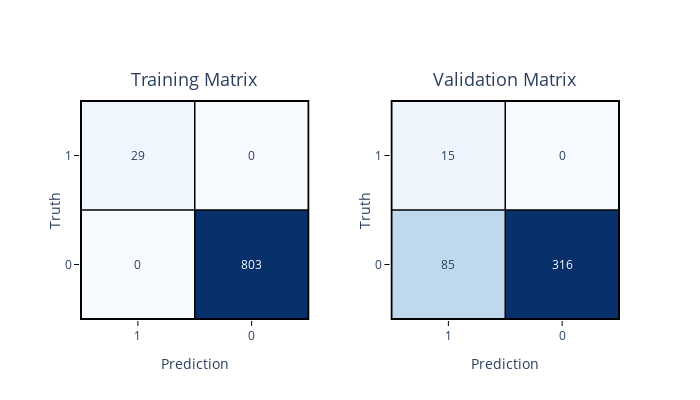

The notebook cell this image was saved under:
### Code cell
from eppi_text_classification import binary_train_valid_confusion_plotly

binary_train_valid_confusion_plotly(
    y_train,
    y_train_pred,
    y_test,
    y_test_pred,
    postive_label="Included",
    negative_label="Excluded",
)

### Figure 1 — Plotly figure (JSON) as saved in the notebook; plotly's stock layout.template omitted (floating-point values rounded to 4 significant figures)
{"data": [{"colorscale": [[0, "rgb(247,251,255)"], [0.125, "rgb(222,235,247)"], [0.25, "rgb(198,219,239)"], [0.375, "rgb(158,202,225)"], [0.5, "rgb(107,174,214)"], [0.625, "rgb(66,146,198)"], [0.75, "rgb(33,113,181)"], [0.875, "rgb(8,81,156)"], [1, "rgb(8,48,107)"]], "hoverinfo": "text", "showscale": false, "text": [["Truth: Excluded<br>Prediction: Included<br>Total: 0", "Truth: Excluded<br>Prediction: Excluded<br>Total: 803"], ["Truth: Included<br>Prediction: Included<br>Total: 29", "Truth: Included<br>Prediction: Excluded<br>Total: 0"]], "type": "heatmap", "x": ["0", "1"], "xaxis": "x", "y": ["0", "1"], "yaxis": "y", "z": [[0, 803], [29, 0]]}, {"colorscale": [[0, "rgb(247,251,255)"], [0.125, "rgb(222,235,247)"], [0.25, "rgb(198,219,239)"], [0.375, "rgb(158,202,225)"], [0.5, "rgb(107,174,214)"], [0.625, "rgb(66,146,198)"], [0.75, "rgb(33,113,181)"], [0.875, "rgb(8,81,156)"], [1, "rgb(8,48,107)"]], "hoverinfo": "text", "showscale": false, "text": [["Truth: Excluded<br>Prediction: Included<br>Total: 85", "Truth: Excluded<br>Prediction: Excluded<br>Total: 316"], ["Truth: Included<br>Prediction: Included<br>Total: 15", "Truth: Included<br>Prediction: Excluded<br>Total: 0"]], "type": "heatmap", "x": ["0", "1"], "xaxis": "x2", "y": ["0", "1"], "yaxis": "y2", "z": [[85, 316], [15, 0]]}], "layout": {"annotations": [{"font": {"size": 18}, "showarrow": false, "text": "Training Matrix", "x": 0.2125, "xanchor": "center", "xref": "paper", "y": 1.03, "yanchor": "bottom", "yref": "paper"}, {"font": {"size": 18}, "showarrow": false, "text": "Validation Matrix", "x": 0.7875, "xanchor": "center", "xref": "paper", "y": 1.03, "yanchor": "bottom", "yref": "paper"}, {"font": {"color": "dark blue"}, "showarrow": false, "text": "0", "x": "0", "xref": "x", "y": "0", "yref": "y"}, {"font": {"color": "white"}, "showarrow": false, "text": "803", "x": "1", "xref": "x", "y": "0", "yref": "y"}, {"font": {"color": "dark blue"}, "showarrow": false, "text": "29", "x": "0", "xref": "x", "y": "1", "yref": "y"}, {"font": {"color": "dark blue"}, "showarrow": false, "text": "0", "x": "1", "xref": "x", "y": "1", "yref": "y"}, {"font": {"color": "dark blue"}, "showarrow": false, "text": "85", "x": "0", "xref": "x2", "y": "0", "yref": "y2"}, {"font": {"color": "white"}, "showarrow": false, "text": "316", "x": "1", "xref": "x2", "y": "0", "yref": "y2"}, {"font": {"color": "dark blue"}, "showarrow": false, "text": "15", "x": "0", "xref": "x2", "y": "1", "yref": "y2"}, {"font": {"color": "dark blue"}, "showarrow": false, "text": "0", "x": "1", "xref": "x2", "y": "1", "yref": "y2"}], "autosize": false, "height": 400, "shapes": [{"line": {"color": "black", "width": 2}, "type": "rect", "x0": -0.5, "x1": 1.5, "xref": "x", "y0": -0.5, "y1": 1.5, "yref": "y"}, {"line": {"color": "black", "width": 1.5}, "type": "line", "x0": -0.5, "x1": 1.5, "xref": "x", "y0": 0.5, "y1": 0.5, "yref": "y"}, {"line": {"color": "black", "width": 1.5}, "type": "line", "x0": 0.5, "x1": 0.5, "xref": "x", "y0": -0.5, "y1": 1.5, "yref": "y"}, {"line": {"color": "black", "width": 2}, "type": "rect", "x0": -0.5, "x1": 1.5, "xref": "x2", "y0": -0.5, "y1": 1.5, "yref": "y2"}, {"line": {"color": "black", "width": 1.5}, "type": "line", "x0": -0.5, "x1": 1.5, "xref": "x2", "y0": 0.5, "y1": 0.5, "yref": "y2"}, {"line": {"color": "black", "width": 1.5}, "type": "line", "x0": 0.5, "x1": 0.5, "xref": "x2", "y0": -0.5, "y1": 1.5, "yref": "y2"}], "width": 700, "xaxis": {"anchor": "y", "domain": [0, 0.425], "mirror": true, "tickcolor": "black", "ticklen": 5, "tickmode": "array", "ticks": "outside", "ticktext": ["1", "0"], "tickvals": [0, 1], "tickwidth": 1, "title": {"text": "Prediction"}}, "xaxis2": {"anchor": "y2", "domain": [0.575, 1], "mirror": true, "tickcolor": "black", "ticklen": 5, "tickmode": "array", "ticks": "outside", "ticktext": ["1", "0"], "tickvals": [0, 1], "tickwidth": 1, "title": {"text": "Prediction"}}, "yaxis": {"anchor": "x", "domain": [0, 1], "mirror": true, "tickcolor": "black", "ticklen": 5, "tickmode": "array", "ticks": "outside", "ticktext": ["0", "1"], "tickvals": [0, 1], "tickwidth": 1, "title": {"standoff": 0.3, "text": "Truth"}}, "yaxis2": {"anchor": "x2", "domain": [0, 1], "mirror": true, "tickcolor": "black", "ticklen": 5, "tickmode": "array", "ticks": "outside", "ticktext": ["0", "1"], "tickvals": [0, 1], "tickwidth": 1, "title": {"standoff": 0.3, "text": "Truth"}}}}
